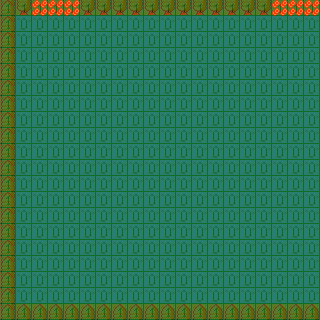

This game map was drawn from its Tiled (.tmx) file and the tilesets committed beside it. A one-line description and the trimmed map source follow:
An orthogonal 20x20 tile map with 16x16 px tiles, 2 tile layers (Layer 1, colisoes), 2 tilesets.

<map version="1.2" orientation="orthogonal" renderorder="right-down" width="20" height="20" tilewidth="16" tileheight="16" nextobjectid="1">
  <properties>
    <property name="sw1" value="26" />
    <property name="sw2" value="20" />
    <property name="sw3" value="65" />
    <property name="sw4" value="66" />
    <property name="sw5" value="28" />
    <property name="sw6" value="12" />
  </properties>
 <tileset firstgid="1" name="overworld" columns="8" tilecount="64" tileheight="16" tilewidth="16">
    <image source="../sprites/tilesets/overworld.png" width="128" height="128" />
    <tile id="1">
      <animation>
        <frame tileid="1" duration="500" />
        <frame tileid="0" duration="500" />
      </animation>
    </tile>
    <tile id="34">
      <animation>
        <frame tileid="34" duration="500" />
        <frame tileid="37" duration="500" />
      </animation>
    </tile>
    <tile id="35">
      <animation>
        <frame tileid="35" duration="500" />
        <frame tileid="38" duration="500" />
      </animation>
    </tile>
    <tile id="36">
      <animation>
        <frame tileid="36" duration="500" />
        <frame tileid="39" duration="500" />
      </animation>
    </tile>
    <tile id="42">
      <animation>
        <frame tileid="42" duration="500" />
        <frame tileid="45" duration="500" />
      </animation>
    </tile>
    <tile id="43">
      <animation>
        <frame tileid="43" duration="500" />
        <frame tileid="46" duration="500" />
      </animation>
    </tile>
    <tile id="44">
      <animation>
        <frame tileid="44" duration="500" />
        <frame tileid="47" duration="500" />
      </animation>
    </tile>
    <tile id="50">
      <animation>
        <frame tileid="50" duration="500" />
        <frame tileid="53" duration="500" />
      </animation>
    </tile>
    <tile id="51">
      <animation>
        <frame tileid="51" duration="500" />
        <frame tileid="54" duration="500" />
      </animation>
    </tile>
    <tile id="52">
      <animation>
        <frame tileid="52" duration="500" />
        <frame tileid="55" duration="500" />
      </animation>
    </tile>
  </tileset>
  <tileset firstgid="65" name="colisoes_v2" columns="8" tilecount="64" tileheight="16" tilewidth="16">
    <image source="../sprites/tilesets/colisoes_v2.png" width="128" height="128" />
  </tileset>
  <layer name="Layer 1" width="20" height="20">
    <data>[400 cells, 400 non-empty, 5 distinct tile ids]</data>
  </layer>
  <layer name="colisoes" width="20" height="20">
    <data>[400 cells, 400 non-empty, 2 distinct tile ids]</data>
  </layer>
  <objectgroup name="funcoes" />
</map>
